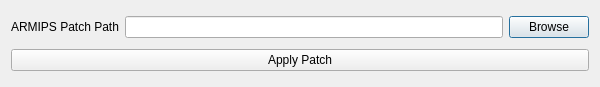
<?xml version="1.0" encoding="UTF-8"?>
<ui version="4.0">
 <class>ArmipsPatcher</class>
 <widget class="QDialog" name="ArmipsPatcher">
  <property name="geometry">
   <rect>
    <x>0</x>
    <y>0</y>
    <width>600</width>
    <height>87</height>
   </rect>
  </property>
  <property name="windowTitle">
   <string>Apply ARMIPS Patch</string>
  </property>
  <layout class="QVBoxLayout" name="verticalLayout">
   <item>
    <layout class="QHBoxLayout" name="horizontalLayout_2">
     <item>
      <widget class="QLabel" name="label">
       <property name="text">
        <string>ARMIPS Patch Path</string>
       </property>
      </widget>
     </item>
     <item>
      <widget class="QLineEdit" name="patch_path"/>
     </item>
     <item>
      <widget class="QPushButton" name="patch_path_browse_button">
       <property name="text">
        <string>Browse</string>
       </property>
      </widget>
     </item>
    </layout>
   </item>
   <item>
    <widget class="QPushButton" name="apply_patch_button">
     <property name="text">
      <string>Apply Patch</string>
     </property>
    </widget>
   </item>
  </layout>
 </widget>
 <resources/>
 <connections/>
</ui>
